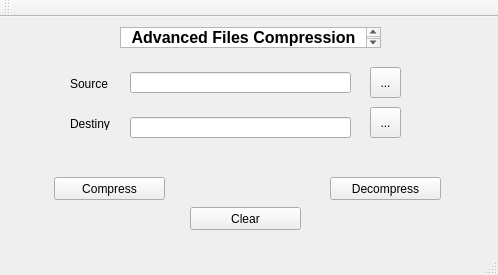
<?xml version="1.0" encoding="UTF-8"?>
<ui version="4.0">
 <class>Gui</class>
 <widget class="QMainWindow" name="Gui">
  <property name="geometry">
   <rect>
    <x>0</x>
    <y>0</y>
    <width>498</width>
    <height>275</height>
   </rect>
  </property>
  <property name="windowTitle">
   <string>Gui</string>
  </property>
  <widget class="QWidget" name="centralWidget">
   <widget class="QToolButton" name="Btn_from">
    <property name="geometry">
     <rect>
      <x>370</x>
      <y>50</y>
      <width>31</width>
      <height>31</height>
     </rect>
    </property>
    <property name="text">
     <string>...</string>
    </property>
   </widget>
   <widget class="QToolButton" name="Btn_to">
    <property name="geometry">
     <rect>
      <x>370</x>
      <y>90</y>
      <width>31</width>
      <height>31</height>
     </rect>
    </property>
    <property name="text">
     <string>...</string>
    </property>
   </widget>
   <widget class="QLineEdit" name="Lne_to">
    <property name="geometry">
     <rect>
      <x>130</x>
      <y>100</y>
      <width>221</width>
      <height>21</height>
     </rect>
    </property>
   </widget>
   <widget class="QLabel" name="label_2">
    <property name="geometry">
     <rect>
      <x>70</x>
      <y>100</y>
      <width>46</width>
      <height>13</height>
     </rect>
    </property>
    <property name="text">
     <string>Destiny</string>
    </property>
   </widget>
   <widget class="QPushButton" name="Btn_huff">
    <property name="geometry">
     <rect>
      <x>54</x>
      <y>160</y>
      <width>111</width>
      <height>23</height>
     </rect>
    </property>
    <property name="text">
     <string>Compress</string>
    </property>
   </widget>
   <widget class="QPushButton" name="Btn_clear">
    <property name="geometry">
     <rect>
      <x>190</x>
      <y>190</y>
      <width>111</width>
      <height>23</height>
     </rect>
    </property>
    <property name="text">
     <string>Clear</string>
    </property>
   </widget>
   <widget class="QPushButton" name="Btn_unhuff">
    <property name="geometry">
     <rect>
      <x>330</x>
      <y>160</y>
      <width>111</width>
      <height>23</height>
     </rect>
    </property>
    <property name="text">
     <string>Decompress</string>
    </property>
   </widget>
   <widget class="QLineEdit" name="Lne_from">
    <property name="geometry">
     <rect>
      <x>130</x>
      <y>55</y>
      <width>221</width>
      <height>21</height>
     </rect>
    </property>
   </widget>
   <widget class="QLabel" name="label">
    <property name="geometry">
     <rect>
      <x>70</x>
      <y>60</y>
      <width>46</width>
      <height>13</height>
     </rect>
    </property>
    <property name="text">
     <string>Source</string>
    </property>
   </widget>
   <widget class="QTextEdit" name="textEdit">
    <property name="geometry">
     <rect>
      <x>120</x>
      <y>10</y>
      <width>261</width>
      <height>21</height>
     </rect>
    </property>
    <property name="html">
     <string>&lt;!DOCTYPE HTML PUBLIC &quot;-//W3C//DTD HTML 4.0//EN&quot; &quot;http://www.w3.org/TR/REC-html40/strict.dtd&quot;&gt;
&lt;html&gt;&lt;head&gt;&lt;meta name=&quot;qrichtext&quot; content=&quot;1&quot; /&gt;&lt;style type=&quot;text/css&quot;&gt;
p, li { white-space: pre-wrap; }
&lt;/style&gt;&lt;/head&gt;&lt;body style=&quot; font-family:'MS Shell Dlg 2'; font-size:8.25pt; font-weight:400; font-style:normal;&quot;&gt;
&lt;p align=&quot;center&quot; style=&quot; margin-top:0px; margin-bottom:0px; margin-left:0px; margin-right:0px; -qt-block-indent:0; text-indent:0px;&quot;&gt;&lt;span style=&quot; font-size:12pt; font-weight:600;&quot;&gt;Advanced Files Compression&lt;/span&gt;&lt;/p&gt;&lt;/body&gt;&lt;/html&gt;</string>
    </property>
   </widget>
  </widget>
  <widget class="QMenuBar" name="menuBar">
   <property name="geometry">
    <rect>
     <x>0</x>
     <y>0</y>
     <width>498</width>
     <height>21</height>
    </rect>
   </property>
  </widget>
  <widget class="QToolBar" name="mainToolBar">
   <attribute name="toolBarArea">
    <enum>TopToolBarArea</enum>
   </attribute>
   <attribute name="toolBarBreak">
    <bool>false</bool>
   </attribute>
  </widget>
  <widget class="QStatusBar" name="statusBar"/>
 </widget>
 <layoutdefault spacing="6" margin="11"/>
 <resources/>
 <connections/>
</ui>
